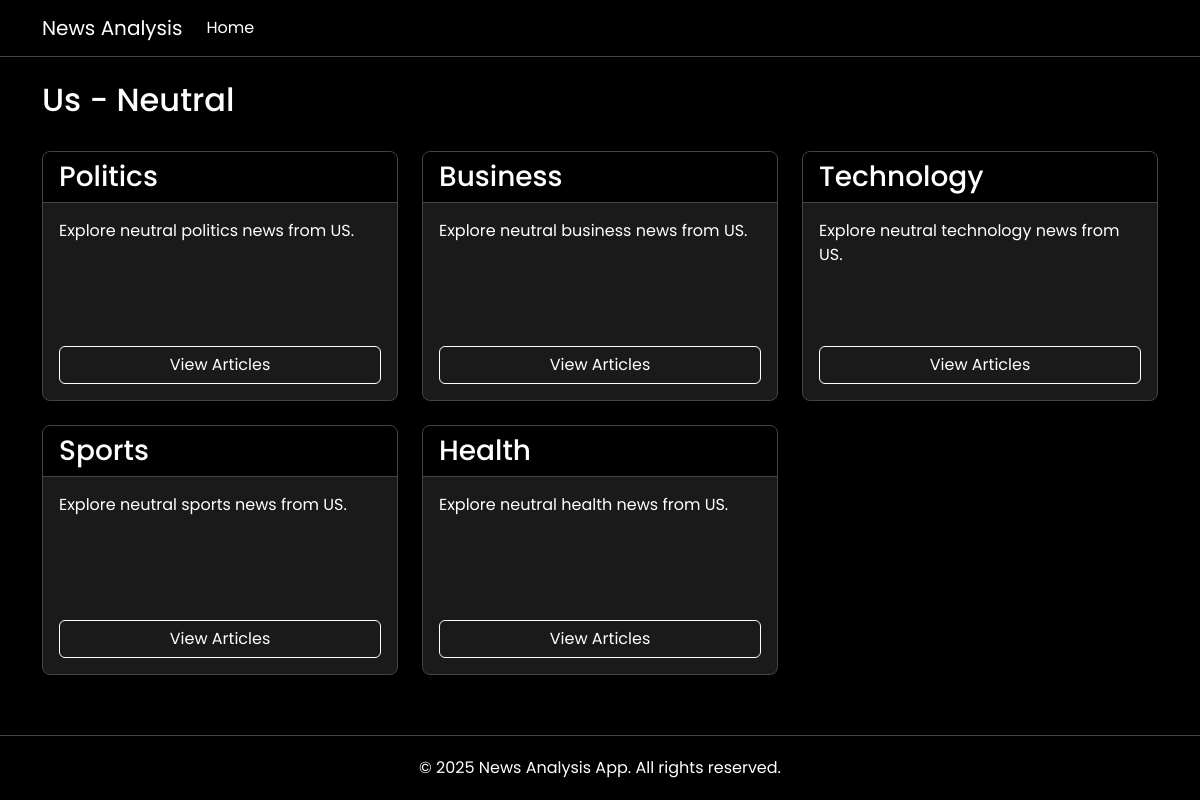
Screenshot of /us/neutral/ with the database file from the repository.
### newsapp/models.py (models this page shows, shortened)
class Region(models.Model):
    name = models.CharField(max_length=20, choices=REGION_CHOICES, unique=True)
    def __str__(self):
        return self.name

class Sentiment(models.Model):
    name = models.CharField(max_length=3, choices=SENTIMENT_CHOICES)
    region = models.ForeignKey(Region, on_delete=models.CASCADE, related_name='sentiments')

class Category(models.Model):
    name = models.CharField(max_length=50)
    sentiment = models.ForeignKey(Sentiment, on_delete=models.CASCADE, related_name='categories')

### newsapp/views.py (the view)
# urls.py: path('<str:region_name>/<str:sentiment_name>/', views.sentiment_view, name='sentiment'),
def sentiment_view(request, region_name, sentiment_name):
    region = get_object_or_404(Region, name=region_name.upper())
    sentiment_map = {'positive': 'POS', 'negative': 'NEG', 'neutral': 'NEU'}
    sentiment_code = sentiment_map.get(sentiment_name.lower())
    sentiment = get_object_or_404(Sentiment, region=region, name=sentiment_code)
    categories = Category.objects.filter(sentiment=sentiment)
    context = {
        'region': region,
        'sentiment': sentiment,
        'categories': categories,
    }
    return render(request, 'sentiment.html', context)

### newsapp/templates/sentiment.html
{% extends "base.html" %}
{% block content %}
<div class="row mb-4">
  <div class="col-md-12">
    <h2>{{ region.name.capitalize }} - {{ sentiment.get_name_display.capitalize }}</h2>
  </div>
</div>
{% if categories %}
  <div class="row">
    {% for category in categories %}
      <div class="col-md-4 mb-4">
        <div class="card news-card">
          <div class="card-header">
            <h3 class="mb-0">{{ category.name }}</h3>
          </div>
          <div class="card-body d-flex flex-column">
            <p class="card-text">Explore {{ sentiment.get_name_display|lower }} {{ category.name|lower }} news from {{ region }}.</p>
            <div class="d-grid mt-auto">
              <a href="{% url 'category' region.name.lower sentiment.get_name_display|lower category.name|lower %}" class="btn btn-outline-light">
                View Articles
              </a>
            </div>
          </div>
        </div>
      </div>
    {% endfor %}
  </div>
{% else %}
  <div class="alert alert-info">
    <p>No categories found for {{ sentiment.get_name_display|lower }} news from {{ region }}.</p>
  </div>
{% endif %}
{% endblock %}

### newsapp/templates/base.html (style rules this page uses)
:root { --primary-color: #000000; --secondary-color: #1a1a1a; --accent-color: #333333; --text-color: #ffffff; --border-color: #444444; --success-color: #000000; --danger-color: #000000; --neutral-color: #000000; --hover-color: #333333; }
body { min-height: 100vh; display: flex; flex-direction: column; font-family: 'Poppins', sans-serif; background-color: #000000; color: #ffffff; }
.card { background-color: var(--secondary-color); border: 1px solid var(--border-color); border-radius: 8px; height: 100%; transition: transform 0.2s, box-shadow 0.2s; color: #ffffff; }
.card-header { background-color: var(--primary-color); border-bottom: 1px solid var(--border-color); font-weight: 500; color: #ffffff; }
.btn-outline-light { border-color: white; color: white; }
.news-card { height: 250px; overflow: hidden; }
a { color: #ffffff; text-decoration: none; }
h1, h2, h3, h4, h5, h6, p { color: #ffffff; }

### rows the page displays
Region: name "Us", name "US"
Sentiment: name "Neutral", name "neutral"
Category: name "Politics", name "politics"
Category: name "Business", name "business"
Category: name "Technology", name "technology"
Category: name "Sports", name "sports"
Category: name "Health", name "health"
